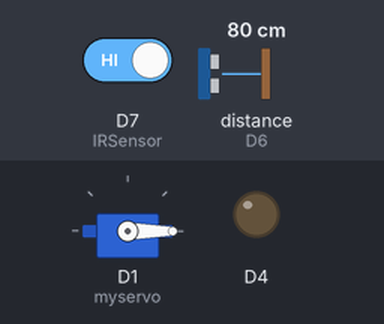
The sketch below on a simulated ESP8266 (NodeMCU). Parts: servo, output pins drawn as LEDs (lit = HIGH). Wiring (inferred from the names in the program): ultrasonic range finder: trigger D5; echo D6. The test bench sets the inputs (shaded band); at power-on: D7 (IRSensor) HIGH, distance to the obstacle (sensor on D6) 80 cm. The echo pulse lasts 58.3 µs per cm; WiFi joins after 1.5 s; servers stay silent unless stated; no MQTT or app messages arrive unless stated; pins used as bus, display or sensor lines are not drawn; what the sketch prints to the serial monitor is not drawn.

Above: at 2.7 s.
2.8 s: D7 (IRSensor) driven LOW
At 4.0 s:
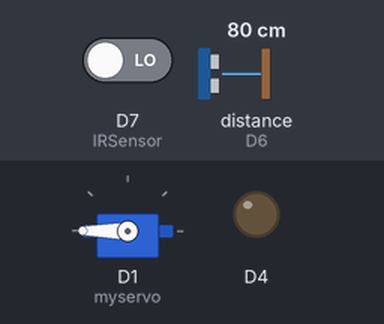
4.3 s: D7 (IRSensor) driven HIGH
At 6.3 s:
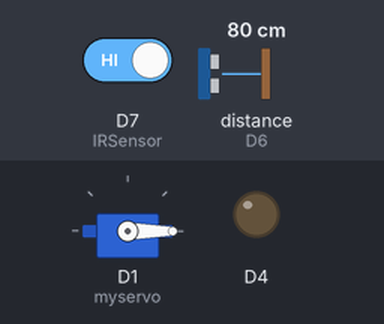
Timing chart, 0 to 7.8 s (numbered marks = the images above; inputs shaded):
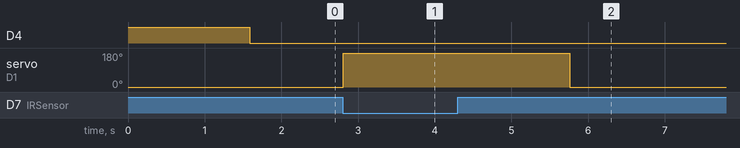

The sketch:

Smart_Dustbin2.ino
```cpp
#include <ESP8266WiFi.h>
#include <PubSubClient.h>
#include <Servo.h>
#define echoPin D6
#define trigPin D5

// WiFi
const char *ssid = "FadyDSL";
const char *password = "BNm852987@";

// MQTT Broker
const char *mqtt_broker = "146.190.125.25";
const char *topic = "DustBin2";
const char *mqtt_username = "username";
const char *mqtt_password = "3737";
char msg_out[20];
char dest[24];
const int mqtt_port = 1883;
String msg;

int IRSensor = D7;
Servo myservo;
long duration;
float distance;
int binLevel;

WiFiClient espClient;
PubSubClient client(espClient);

void setup(){
  Serial.begin(9600);

  pinMode(D4, OUTPUT);
  digitalWrite(D4, HIGH);

  pinMode(trigPin, OUTPUT);
  pinMode(echoPin, INPUT);

  pinMode(IRSensor, INPUT);

  myservo.attach(D1);
  myservo.write(0);

  WiFi.begin(ssid, password);
  while (WiFi.status() != WL_CONNECTED) {
      delay(500);
      Serial.print(".");
  }

  Serial.println("");
  Serial.println("WiFi conncted");
  Serial.println(WiFi.localIP());

  client.setServer(mqtt_broker, mqtt_port);

  while (!client.connected()) {
      String client_id = "esp8266-client-dw";
      client_id += String(WiFi.macAddress());
      Serial.printf("Connecting to mqtt broker....\n", client_id.c_str());
      Serial.println(client_id.c_str());
      if (client.connect(client_id.c_str(), mqtt_username, mqtt_password)) {
           Serial.println("mqtt broker connected");
           digitalWrite(D4, LOW);
      } else {
          Serial.print("failed with state");
          Serial.print(client.state());
          delay(2000);
      }
  }

}


void loop(){
  client.loop();
  int sensorStatus = digitalRead(IRSensor);
  if (sensorStatus == 0)
  {
    myservo.write(180);
    delay(2950);
  }
  else if (sensorStatus == 1) {
    myservo.write(0);
  }

  digitalWrite(trigPin, LOW);
  delayMicroseconds(2);
  digitalWrite(trigPin, HIGH);
  delayMicroseconds(10);
  digitalWrite(trigPin, LOW);
  duration = pulseIn(echoPin, HIGH);
  distance = duration * 0.034 / 2;
  binLevel = ((9.20 - distance)/9.20)*100;
  sprintf(msg_out, "%d",binLevel);
  strcpy(dest, "2");
  strcat(dest, msg_out);
  Serial.print("dis: ");
  Serial.println(distance);
  Serial.print("bin: ");
  Serial.println(binLevel);
//  delay(1000);
  client.publish(topic,dest);
  client.subscribe(topic);
}
```

Measured:
- after the input at 2.8 s, servo on D1 (myservo): 0° → 180° at once
- after the input at 4.3 s, servo on D1 (myservo): 180° → 0° after 1.5 s
